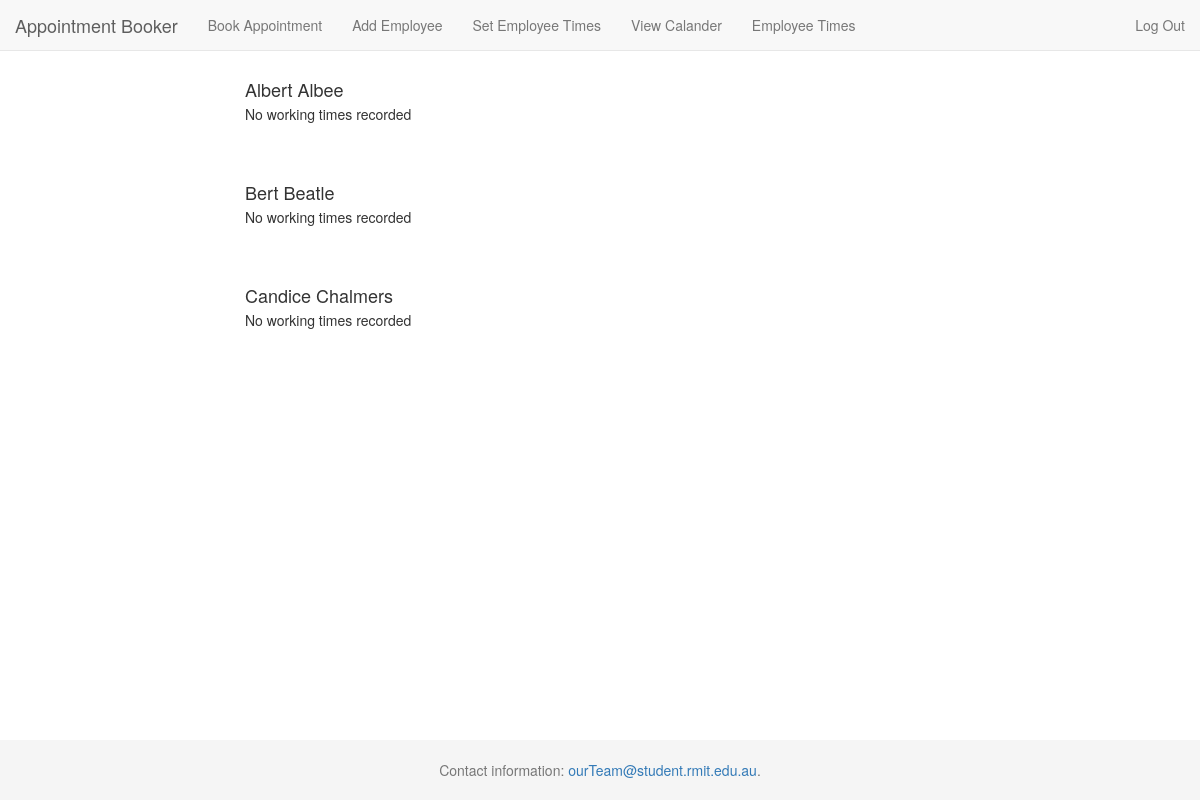
Before: /WorkerAvailability.php with the older database file.
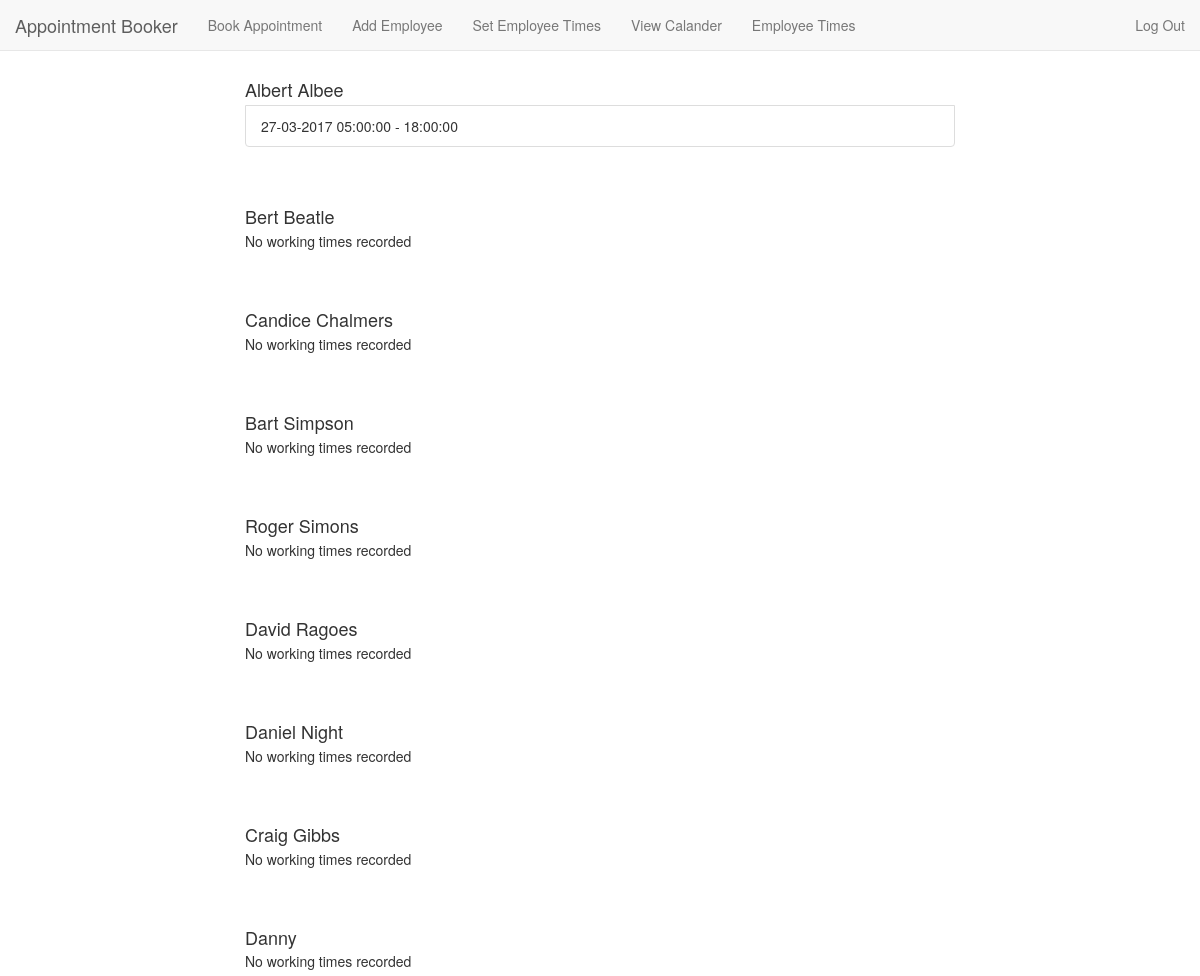
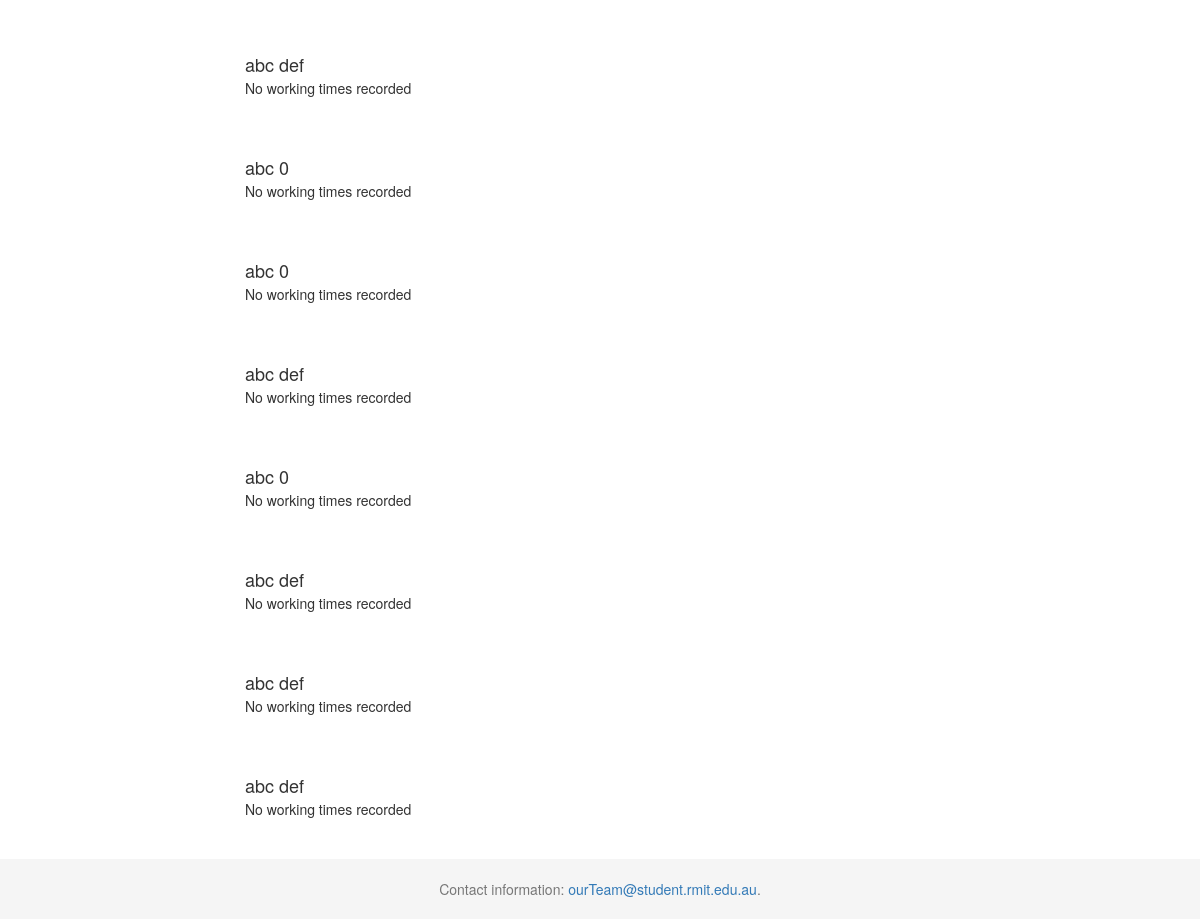
After: the same page with the newer database file (2 pictures, top to bottom).
### tables this page shows
CREATE TABLE `Employees` (
  `empID` int(11) NOT NULL AUTO_INCREMENT,
  `fName` varchar(40) NOT NULL,
  `lName` varchar(40) NOT NULL,
  PRIMARY KEY (`empID`)
);

### Controller.class.php (called while the page is built, shortened)
<?php
require_once('views/SiteContainer.class.php');
class Controller
{
    private $db;
    public function __construct()
    {
        require_once('config.php');
        $this->db = new mysqli(
            $config['db_addr'],
            $config['db_user'],
            $config['db_pass'],
            $config['db_name']
        );
    }
    public function workers_availability()
    {
        $q = $this->db->prepare("SELECT empID, fName, lName FROM Employees;");
        $q->execute();
        $result = $q->get_result();
        $employees = array();
        $i = 0;
        while ($row = mysqli_fetch_assoc($result))
        {
            $employees[$i]['empID'] = $row['empID'];
            $employees[$i]['fName'] = $row['fName'];
            $employees[$i]['lName'] = $row['lName'];
            $employees[$i]['shifts'] = $this->get_worker_hours($employees[$i]['empID']);
            $i++;
        }
        return $employees;
    }
    public function get_worker_hours($empID)
    {
        require_once('models/Timeslot.class.php');
        $q = $this->db->prepare("SELECT A.dateTime FROM TimeSlot A, CanWork C WHERE A.dateTime = C.dateTime AND C.empID = '$empID'");
        $q->execute();
        $result = $q->get_result();
        $timeslots = array();
        while ($row = mysqli_fetch_array($result))
        {
            $start = new DateTime($row['dateTime']);
            $end = new DateTime($row['dateTime']);
            $end->modify('+'.MINIMUM_INTERVAL.' minutes');
            $timeslots[] = new Timeslot($start, $end);
        }
        $timeslots = $this->concatenate($timeslots);
        return $timeslots;
    }
    public function concatenate($ts)
    {
        $n = count($ts);
        for ($k = 0; $k < $n; $k++)
        {
            for ($i = 0; $i < count($ts) - 1; $i++)
            {
                for ($j = $i+1; $j < count($ts); $j++)
                {
                    if ($ts[$i]->get_end() >= $ts[$j]->get_start() && $ts[$i]->get_start() <= $ts[$j]->get_end())
                    {
                        $ts[$i] = new Timeslot(min($ts[$i]->get_start(), $ts[$j]->get_start()), max($ts[$j]->get_end(), $ts[$i]->get_end()));
                        unset($ts[$j]);
                        $ts = array_values($ts);
                    }
                }
            }
        }
        return $ts;
    }
    public function show_worker_availability()
    {
        $employees = $this->workers_availability();
        require_once('views/WorkerAvailability.class.php');
        $page = new WorkerAvailability();
        $page->printHtml($employees);
    }
}

### WorkerAvailability.php (called while the page is built)
<?php
require_once('Controller.class.php');
$controller = new Controller();
$controller->show_worker_availability();

### config.php (called while the page is built, shortened)
<?php
$config = array(
    'site_url' => '',
    'site_path' => '',
    'db_addr' => 'localhost',
    'db_user' => 'antfellow',
    'db_pass' => '',
    'db_name' => 'appt_booker',
    'debug' => true
);

### models/Timeslot.class.php (called while the page is built)
<?php
class Timeslot
{
    private $start;
    private $end;
    public function __construct($start, $end)
    {
        $this->start = $start;
        $this->end = $end;
    }
    public function get_start() { return $this->start; }
    public function get_end() { return $this->end; }
}

### views/WorkerAvailability.class.php (the view)
<?php
class WorkerAvailability
{
    public function printHtml($employees)
    {
        for ($i = 0; $i < count($employees); $i++)
        {
            $fname = $employees[$i]['fName'];
            $lname = $employees[$i]['lName'];
            echo "<br>";
            echo "<div class=\"list-group\">";
            echo "<h4 class = \"list-group-item-heading\">".$fname." ".$lname."</h4>";
            if (count($employees[$i]['shifts']) == 0)
                echo "<p class = \"list-group-item-text\"> No working times recorded </p>";
            foreach($employees[$i]['shifts'] as $value)
            {
                $st = $value->get_start();
                $en = $value->get_end();
                $date_only = $st->format("d-m-Y");
                $start_time = $st->format("H:i:s");
                $end_time = $en->format("H:i:s");
                echo "<p class = \"list-group-item\">".$date_only."   ".$start_time." - ".$end_time."</p></a>";
            }
            echo "</div>";
            echo "<br>";
        }
    }
}

Changed rows visible on the page:
shown differently, row unchanged: employees "Albert": no longer shows "No working times recorded"
added employees: fName "Bart", lName "Simpson", shows "No working times recorded"
added employees: fName "Roger", lName "Simons", shows "No working times recorded"
added employees: fName "David", lName "Ragoes", shows "No working times recorded"
added employees: fName "Daniel", lName "Night", shows "No working times recorded"
added employees: fName "Craig", lName "Gibbs", shows "No working times recorded"
added employees: fName "Danny", shows "No working times recorded"
added employees: fName "abc", lName "def", shows "No working times recorded"
added employees: fName "abc", lName "0", shows "No working times recorded"
added employees: fName "abc", lName "0", shows "No working times recorded"
added employees: fName "abc", lName "def", shows "No working times recorded"
added employees: fName "abc", lName "0", shows "No working times recorded"
added employees: fName "abc", lName "def", shows "No working times recorded"
added employees: fName "abc", lName "def", shows "No working times recorded"
added employees: fName "abc", lName "def", shows "No working times recorded"
Other visible differences:
new list line: "27-03-2017 05:00:00 - 18:00:00"
